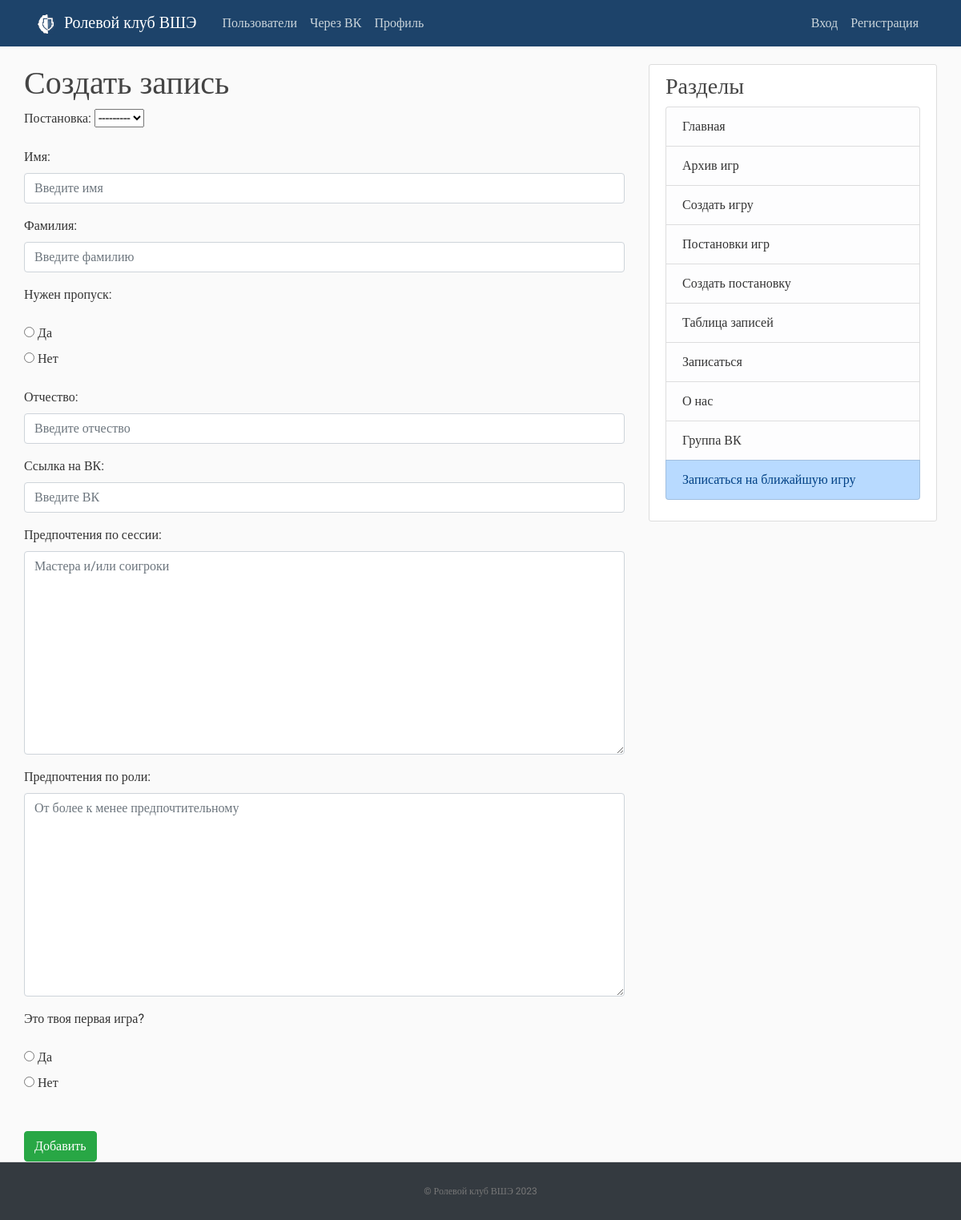
The page /create_record on the database as committed earlier.
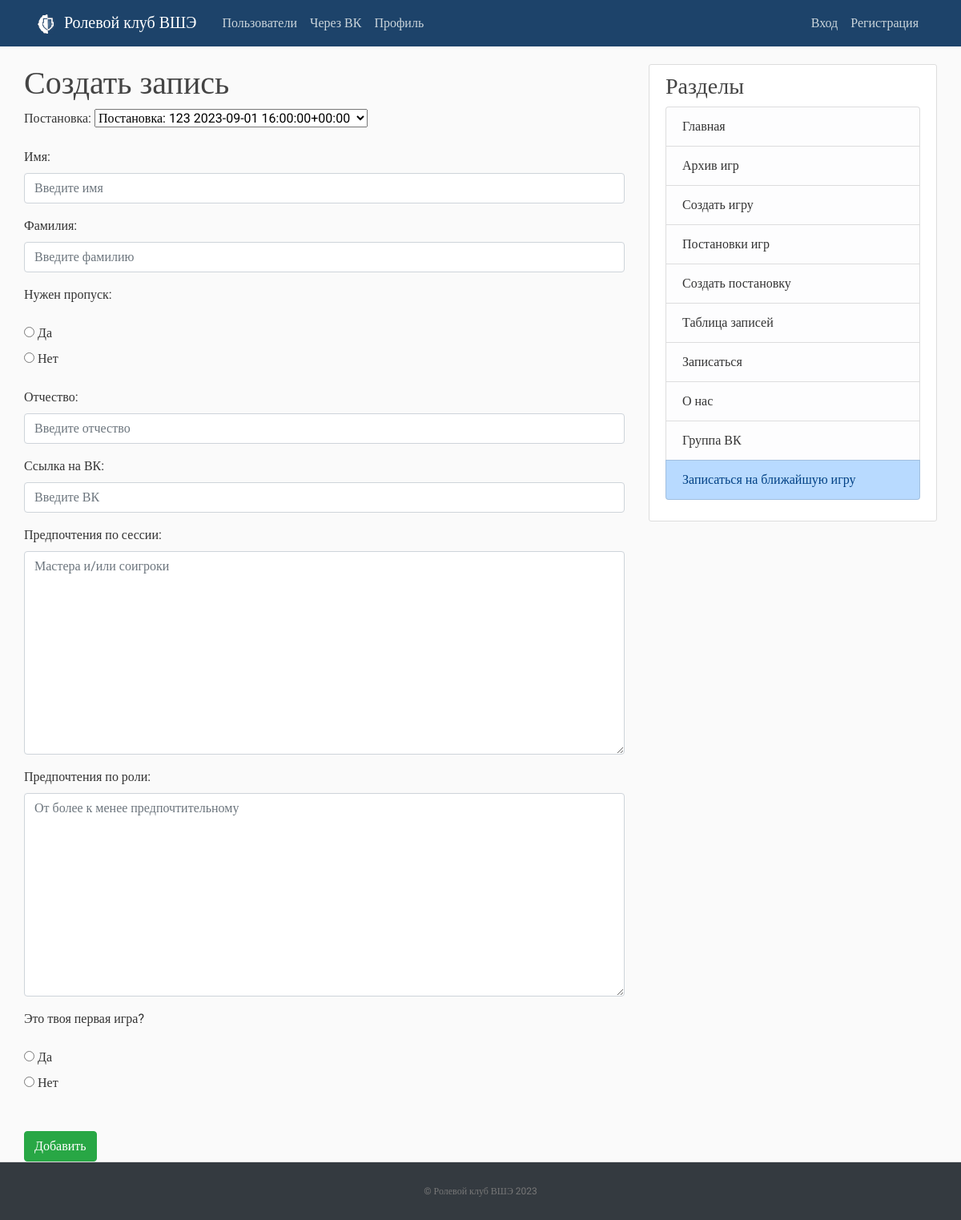
The same page on the database as committed later.
### apps/plays/models.py (models this page shows)
class Play(models.Model):
    play_id = models.AutoField(primary_key=True)
    date = models.DateTimeField(default=datetime(year=2020, month=9, day=1, hour=16))
    game = models.ForeignKey(Game, on_delete=models.CASCADE)
    sessions_number = models.PositiveIntegerField(default=1)
    def __str__(self):
        return f"Постановка: {self.game.title} {self.date}"
    class Meta:
        verbose_name = "Постановка"
        verbose_name_plural = "Постановки"

### apps/plays/views.py (the view)
# urls.py: path("create_record", views.create_record, name="create_record"),
def create_record(request):
    if request.method == "POST":
        form = RecordForm(data=request.POST, files=request.FILES)
        if form.is_valid() and form.check_duplicates():
            form.save()
            return redirect("records")
        errors_list = form.errors.get_json_data(escape_html=True)
        if not form.check_duplicates():
            errors_list.append(
                {"field": "__all__", "message": "Нельзя дважды регистрироваться на одну и ту же постановку!"})
    else:
        if Play.objects.exists():
            play_id = request.GET.get("play_id")
            selected_play = get_object_or_404(Play, play_id=play_id) if play_id else Play.objects.latest("date")
        else:
            selected_play = None
        if request.user.is_authenticated:
            form = RecordForm(play=selected_play, first_name=request.user.first_name, last_name=request.user.last_name)
        else:
            form = RecordForm(play=selected_play)
        errors_list = []
    context = {"form": form, "errors_list": errors_list}
    return render(request, "plays/create_record.html", context)

### templates/plays/create_record.html (shortened to what this page needs)
{% extends 'main/template.html' %}
{% block content %}
<h1> Создать запись </h1>
<form method="post" enctype="multipart/form-data">
    {{ form.as_p }}<br>
    <button type="submit" class="btn btn-success">Добавить</button>
    <br>
</form>
{% endblock %}

Rows that differ between the two databases and show on the page:
added Play: play "Постановка: 123 2023-09-01 16:00:00+00:00"
Other text that changed with them:
form field play: "---------" → (not shown)
